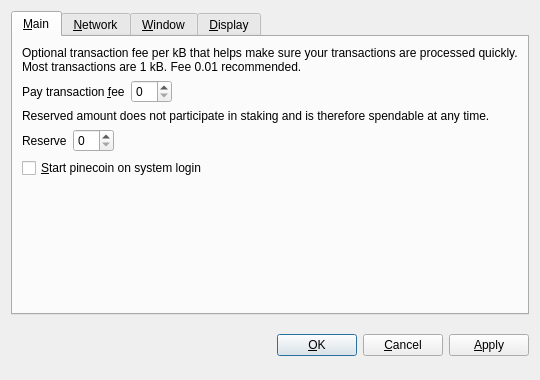
<?xml version="1.0" encoding="UTF-8"?>
<ui version="4.0">
 <class>OptionsDialog</class>
 <widget class="QDialog" name="OptionsDialog">
  <property name="geometry">
   <rect>
    <x>0</x>
    <y>0</y>
    <width>540</width>
    <height>380</height>
   </rect>
  </property>
  <property name="windowTitle">
   <string>Options</string>
  </property>
  <property name="modal">
   <bool>true</bool>
  </property>
  <layout class="QVBoxLayout" name="verticalLayout">
   <item>
    <widget class="QTabWidget" name="tabWidget">
     <property name="tabPosition">
      <enum>QTabWidget::North</enum>
     </property>
     <property name="currentIndex">
      <number>0</number>
     </property>
     <widget class="QWidget" name="tabMain">
      <attribute name="title">
       <string>&amp;Main</string>
      </attribute>
      <layout class="QVBoxLayout" name="verticalLayout_Main">
       <item>
        <widget class="QLabel" name="transactionFeeInfoLabel">
         <property name="text">
          <string>Optional transaction fee per kB that helps make sure your transactions are processed quickly. Most transactions are 1 kB. Fee 0.01 recommended.</string>
         </property>
         <property name="textFormat">
          <enum>Qt::PlainText</enum>
         </property>
         <property name="wordWrap">
          <bool>true</bool>
         </property>
        </widget>
       </item>
       <item>
        <layout class="QHBoxLayout" name="horizontalLayoutFee">
         <item>
          <widget class="QLabel" name="transactionFeeLabel">
           <property name="text">
            <string>Pay transaction &amp;fee</string>
           </property>
           <property name="textFormat">
            <enum>Qt::PlainText</enum>
           </property>
           <property name="buddy">
            <cstring>transactionFee</cstring>
           </property>
          </widget>
         </item>
         <item>
          <widget class="BitcoinAmountField" name="transactionFee"/>
         </item>
         <item>
          <spacer name="horizontalSpacerFee">
           <property name="orientation">
            <enum>Qt::Horizontal</enum>
           </property>
           <property name="sizeHint" stdset="0">
            <size>
             <width>40</width>
             <height>20</height>
            </size>
           </property>
          </spacer>
         </item>
        </layout>
       </item>
       <item>
        <widget class="QLabel" name="reserveBalanceInfoLabel">
         <property name="text">
          <string>Reserved amount does not participate in staking and is therefore spendable at any time.</string>
         </property>
         <property name="textFormat">
          <enum>Qt::PlainText</enum>
         </property>
         <property name="wordWrap">
          <bool>true</bool>
         </property>
        </widget>
       </item>
       <item>
        <layout class="QHBoxLayout" name="horizontalLayoutReserveBalance">
         <item>
          <widget class="QLabel" name="reserveBalanceLabel">
           <property name="text">
            <string>Reserve</string>
           </property>
           <property name="textFormat">
            <enum>Qt::PlainText</enum>
           </property>
           <property name="buddy">
            <cstring>reserveBalance</cstring>
           </property>
          </widget>
         </item>
         <item>
          <widget class="BitcoinAmountField" name="reserveBalance"/>
         </item>
         <item>
          <spacer name="horizontalSpacerReserveBalance">
           <property name="orientation">
            <enum>Qt::Horizontal</enum>
           </property>
           <property name="sizeHint" stdset="0">
            <size>
             <width>40</width>
             <height>20</height>
            </size>
           </property>
          </spacer>
         </item>
        </layout>
       </item>
       <item>
        <widget class="QCheckBox" name="bitcoinAtStartup">
         <property name="toolTip">
          <string>Automatically start pinecoin after logging in to the system.</string>
         </property>
         <property name="text">
          <string>&amp;Start pinecoin on system login</string>
         </property>
        </widget>
       </item>
       <item>
        <spacer name="verticalSpacer_Main">
         <property name="orientation">
          <enum>Qt::Vertical</enum>
         </property>
         <property name="sizeHint" stdset="0">
          <size>
           <width>20</width>
           <height>40</height>
          </size>
         </property>
        </spacer>
       </item>
      </layout>
     </widget>
     <widget class="QWidget" name="tabNetwork">
      <attribute name="title">
       <string>&amp;Network</string>
      </attribute>
      <layout class="QVBoxLayout" name="verticalLayout_Network">
       <item>
        <widget class="QCheckBox" name="mapPortUpnp">
         <property name="toolTip">
          <string>Automatically open the pinecoin client port on the router. This only works when your router supports UPnP and it is enabled.</string>
         </property>
         <property name="text">
          <string>Map port using &amp;UPnP</string>
         </property>
        </widget>
       </item>
       <item>
        <widget class="QCheckBox" name="connectSocks">
         <property name="toolTip">
          <string>Connect to the pinecoin network through a SOCKS5 proxy (e.g. when connecting through Tor).</string>
         </property>
         <property name="text">
          <string>&amp;Connect through SOCKS5 proxy:</string>
         </property>
        </widget>
       </item>
       <item>
        <layout class="QHBoxLayout" name="horizontalLayout_Network">
         <item>
          <widget class="QLabel" name="proxyIpLabel">
           <property name="text">
            <string>Proxy &amp;IP:</string>
           </property>
           <property name="textFormat">
            <enum>Qt::PlainText</enum>
           </property>
           <property name="buddy">
            <cstring>proxyIp</cstring>
           </property>
          </widget>
         </item>
         <item>
          <widget class="QValidatedLineEdit" name="proxyIp">
           <property name="maximumSize">
            <size>
             <width>140</width>
             <height>16777215</height>
            </size>
           </property>
           <property name="toolTip">
            <string>IP address of the proxy (e.g. 127.0.0.1)</string>
           </property>
          </widget>
         </item>
         <item>
          <widget class="QLabel" name="proxyPortLabel">
           <property name="text">
            <string>&amp;Port:</string>
           </property>
           <property name="textFormat">
            <enum>Qt::PlainText</enum>
           </property>
           <property name="buddy">
            <cstring>proxyPort</cstring>
           </property>
          </widget>
         </item>
         <item>
          <widget class="QLineEdit" name="proxyPort">
           <property name="maximumSize">
            <size>
             <width>55</width>
             <height>16777215</height>
            </size>
           </property>
           <property name="toolTip">
            <string>Port of the proxy (e.g. 9050)</string>
           </property>
          </widget>
         </item>
         <item>
          <spacer name="horizontalSpacer_Network">
           <property name="orientation">
            <enum>Qt::Horizontal</enum>
           </property>
           <property name="sizeHint" stdset="0">
            <size>
             <width>40</width>
             <height>20</height>
            </size>
           </property>
          </spacer>
         </item>
        </layout>
       </item>
       <item>
        <spacer name="verticalSpacer_Network">
         <property name="orientation">
          <enum>Qt::Vertical</enum>
         </property>
         <property name="sizeHint" stdset="0">
          <size>
           <width>20</width>
           <height>40</height>
          </size>
         </property>
        </spacer>
       </item>
      </layout>
     </widget>
     <widget class="QWidget" name="tabWindow">
      <attribute name="title">
       <string>&amp;Window</string>
      </attribute>
      <layout class="QVBoxLayout" name="verticalLayout_Window">
       <item>
        <widget class="QCheckBox" name="minimizeToTray">
         <property name="toolTip">
          <string>Show only a tray icon after minimizing the window.</string>
         </property>
         <property name="text">
          <string>&amp;Minimize to the tray instead of the taskbar</string>
         </property>
        </widget>
       </item>
       <item>
        <widget class="QCheckBox" name="minimizeOnClose">
         <property name="toolTip">
          <string>Minimize instead of exit the application when the window is closed. When this option is enabled, the application will be closed only after selecting Quit in the menu.</string>
         </property>
         <property name="text">
          <string>M&amp;inimize on close</string>
         </property>
        </widget>
       </item>
       <item>
        <spacer name="verticalSpacer_Window">
         <property name="orientation">
          <enum>Qt::Vertical</enum>
         </property>
         <property name="sizeHint" stdset="0">
          <size>
           <width>20</width>
           <height>40</height>
          </size>
         </property>
        </spacer>
       </item>
      </layout>
     </widget>
     <widget class="QWidget" name="tabDisplay">
      <attribute name="title">
       <string>&amp;Display</string>
      </attribute>
      <layout class="QVBoxLayout" name="verticalLayout_Display">
       <item>
        <layout class="QHBoxLayout" name="horizontalLayout_1_Display">
         <item>
          <widget class="QLabel" name="langLabel">
           <property name="text">
            <string>User Interface &amp;language:</string>
           </property>
           <property name="textFormat">
            <enum>Qt::PlainText</enum>
           </property>
           <property name="buddy">
            <cstring>lang</cstring>
           </property>
          </widget>
         </item>
         <item>
          <widget class="QValueComboBox" name="lang">
           <property name="toolTip">
            <string>The user interface language can be set here. This setting will take effect after restarting pinecoin.</string>
           </property>
          </widget>
         </item>
        </layout>
       </item>
       <item>
        <layout class="QHBoxLayout" name="horizontalLayout_2_Display">
         <item>
          <widget class="QLabel" name="unitLabel">
           <property name="text">
            <string>&amp;Unit to show amounts in:</string>
           </property>
           <property name="textFormat">
            <enum>Qt::PlainText</enum>
           </property>
           <property name="buddy">
            <cstring>unit</cstring>
           </property>
          </widget>
         </item>
         <item>
          <widget class="QValueComboBox" name="unit">
           <property name="toolTip">
            <string>Choose the default subdivision unit to show in the interface and when sending coins.</string>
           </property>
          </widget>
         </item>
        </layout>
       </item>
       <item>
        <widget class="QCheckBox" name="coinControlFeatures">
         <property name="toolTip">
          <string>Whether to show coin control features or not.</string>
         </property>
         <property name="text">
          <string>Display coin &amp;control features (experts only!)</string>
         </property>
        </widget>
       </item>
       <item>
        <widget class="QCheckBox" name="minimizeCoinAge">
         <property name="toolTip">
          <string>Whether to select the coin outputs randomly or with minimal coin age.</string>
         </property>
         <property name="text">
          <string>Minimize weight consumption (experimental)</string>
         </property>
        </widget>
       </item>
       <item>
        <widget class="QCheckBox" name="useBlackTheme">
         <property name="text">
          <string>Use black visual theme (requires restart)</string>
         </property>
        </widget>
       </item>
       <item>
        <spacer name="verticalSpacer_Display">
         <property name="orientation">
          <enum>Qt::Vertical</enum>
         </property>
         <property name="sizeHint" stdset="0">
          <size>
           <width>20</width>
           <height>40</height>
          </size>
         </property>
        </spacer>
       </item>
      </layout>
     </widget>
    </widget>
   </item>
   <item>
    <layout class="QHBoxLayout" name="horizontalLayout_Buttons">
     <item>
      <spacer name="horizontalSpacer_1">
       <property name="orientation">
        <enum>Qt::Horizontal</enum>
       </property>
       <property name="sizeHint" stdset="0">
        <size>
         <width>40</width>
         <height>48</height>
        </size>
       </property>
      </spacer>
     </item>
     <item>
      <widget class="QLabel" name="statusLabel">
       <property name="font">
        <font>
         <weight>75</weight>
         <bold>true</bold>
        </font>
       </property>
       <property name="text">
        <string/>
       </property>
       <property name="textFormat">
        <enum>Qt::PlainText</enum>
       </property>
       <property name="wordWrap">
        <bool>true</bool>
       </property>
      </widget>
     </item>
     <item>
      <spacer name="horizontalSpacer_2">
       <property name="orientation">
        <enum>Qt::Horizontal</enum>
       </property>
       <property name="sizeHint" stdset="0">
        <size>
         <width>40</width>
         <height>48</height>
        </size>
       </property>
      </spacer>
     </item>
     <item>
      <widget class="QPushButton" name="okButton">
       <property name="text">
        <string>&amp;OK</string>
       </property>
      </widget>
     </item>
     <item>
      <widget class="QPushButton" name="cancelButton">
       <property name="text">
        <string>&amp;Cancel</string>
       </property>
       <property name="autoDefault">
        <bool>false</bool>
       </property>
      </widget>
     </item>
     <item>
      <widget class="QPushButton" name="applyButton">
       <property name="text">
        <string>&amp;Apply</string>
       </property>
       <property name="autoDefault">
        <bool>false</bool>
       </property>
      </widget>
     </item>
    </layout>
   </item>
  </layout>
 </widget>
 <customwidgets>
  <customwidget>
   <class>BitcoinAmountField</class>
   <extends>QSpinBox</extends>
   <header>bitcoinamountfield.h</header>
  </customwidget>
  <customwidget>
   <class>QValueComboBox</class>
   <extends>QComboBox</extends>
   <header>qvaluecombobox.h</header>
  </customwidget>
  <customwidget>
   <class>QValidatedLineEdit</class>
   <extends>QLineEdit</extends>
   <header>qvalidatedlineedit.h</header>
  </customwidget>
 </customwidgets>
 <resources/>
 <connections/>
</ui>
